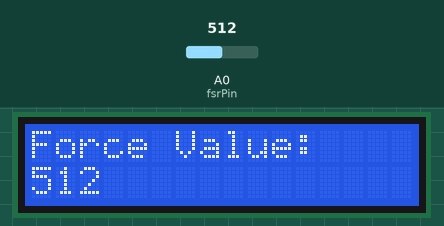
A sketch run on a simulated Arduino Uno, built with avr-gcc and run on an emulated ATmega328P. Shown: 16×2 character LCD. The test bench sets the inputs (shaded band); at power-on: A0 (fsrPin) = 512. What the sketch prints to the serial monitor is not drawn.

Above: at 1.2 s.
1.3 s: A0 (fsrPin) set to 716
At 2.2 s:
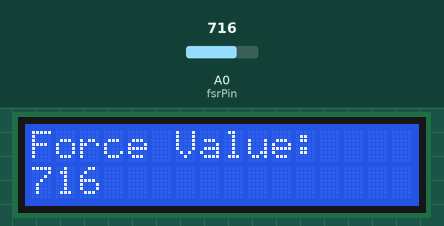
3.1 s: A0 (fsrPin) set to 900
At 4.2 s:
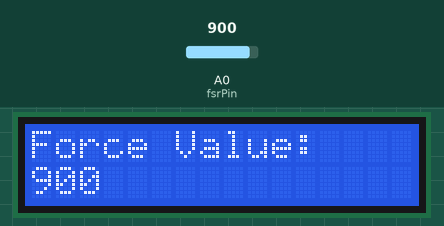
4.6 s: A0 (fsrPin) set to 1023
At 5.1 s:
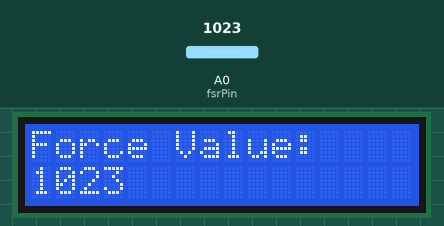
Timing chart, 0 to 7.6 s (numbered marks = the images above; inputs shaded):
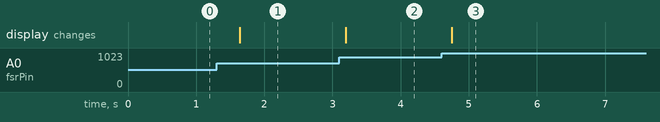

Measured:
- after the input at 1.3 s, the display: changes after 0.34 s (image 1)
- after the input at 3.1 s, the display: changes after 0.09 s (image 2)
- after the input at 4.6 s, the display: changes after 0.15 s (image 3)

The sketch:

FR_Sensor.ino
```cpp
#include <Wire.h>
#include <LiquidCrystal_I2C.h>

LiquidCrystal_I2C lcd(0x27,16,2);

int fsrPin = A0;
int fsrValue;

void setup()
{
  lcd.init();
  lcd.backlight();
  Serial.begin(9600);
}

void loop()
{
  fsrValue = analogRead(fsrPin);

  lcd.setCursor(0,0);
  lcd.print("Force Value:");

  lcd.setCursor(0,1);
  lcd.print(fsrValue);
  lcd.print("   ");

  Serial.println(fsrValue);

  delay(500);
}
```
